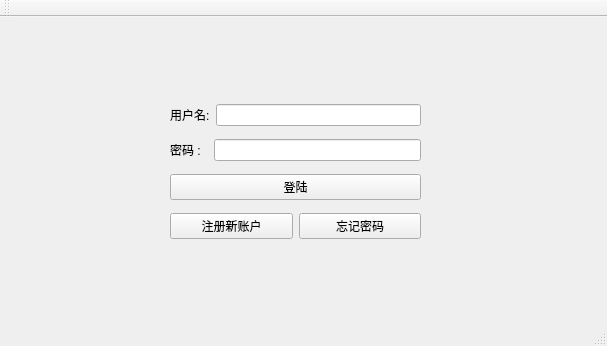
<?xml version="1.0" encoding="UTF-8"?>
<ui version="4.0">
 <class>MainWindow</class>
 <widget class="QMainWindow" name="MainWindow">
  <property name="geometry">
   <rect>
    <x>0</x>
    <y>0</y>
    <width>607</width>
    <height>346</height>
   </rect>
  </property>
  <property name="windowTitle">
   <string>主界面</string>
  </property>
  <widget class="QWidget" name="centralwidget">
   <widget class="QWidget" name="layoutWidget">
    <property name="geometry">
     <rect>
      <x>170</x>
      <y>80</y>
      <width>251</width>
      <height>151</height>
     </rect>
    </property>
    <layout class="QVBoxLayout" name="verticalLayout">
     <item>
      <layout class="QHBoxLayout" name="horizontalLayout">
       <item>
        <widget class="QLabel" name="label">
         <property name="text">
          <string>用户名:</string>
         </property>
         <property name="buddy">
          <cstring>lineEdit</cstring>
         </property>
        </widget>
       </item>
       <item>
        <widget class="QLineEdit" name="lineEdit"/>
       </item>
      </layout>
     </item>
     <item>
      <layout class="QHBoxLayout" name="horizontalLayout_2">
       <item>
        <widget class="QLabel" name="label_2">
         <property name="text">
          <string>密码 :  </string>
         </property>
         <property name="buddy">
          <cstring>lineEdit_2</cstring>
         </property>
        </widget>
       </item>
       <item>
        <widget class="QLineEdit" name="lineEdit_2">
         <property name="echoMode">
          <enum>QLineEdit::PasswordEchoOnEdit</enum>
         </property>
         <property name="clearButtonEnabled">
          <bool>true</bool>
         </property>
        </widget>
       </item>
      </layout>
     </item>
     <item>
      <widget class="QPushButton" name="pushButton_3">
       <property name="text">
        <string>登陆</string>
       </property>
      </widget>
     </item>
     <item>
      <layout class="QHBoxLayout" name="horizontalLayout_3">
       <item>
        <widget class="QPushButton" name="pushButton_2">
         <property name="text">
          <string>注册新账户</string>
         </property>
        </widget>
       </item>
       <item>
        <widget class="QPushButton" name="pushButton">
         <property name="text">
          <string>忘记密码</string>
         </property>
        </widget>
       </item>
      </layout>
     </item>
    </layout>
   </widget>
  </widget>
  <widget class="QStatusBar" name="statusbar"/>
  <widget class="QToolBar" name="toolBar">
   <property name="windowTitle">
    <string>toolBar</string>
   </property>
   <attribute name="toolBarArea">
    <enum>TopToolBarArea</enum>
   </attribute>
   <attribute name="toolBarBreak">
    <bool>false</bool>
   </attribute>
  </widget>
 </widget>
 <resources/>
 <connections>
  <connection>
   <sender>pushButton_3</sender>
   <signal>clicked()</signal>
   <receiver>MainWindow</receiver>
   <slot>ShowContact()</slot>
   <hints>
    <hint type="sourcelabel">
     <x>278</x>
     <y>182</y>
    </hint>
    <hint type="destinationlabel">
     <x>116</x>
     <y>155</y>
    </hint>
   </hints>
  </connection>
  <connection>
   <sender>pushButton_2</sender>
   <signal>clicked()</signal>
   <receiver>MainWindow</receiver>
   <slot>ShowRegister()</slot>
   <hints>
    <hint type="sourcelabel">
     <x>254</x>
     <y>223</y>
    </hint>
    <hint type="destinationlabel">
     <x>111</x>
     <y>271</y>
    </hint>
   </hints>
  </connection>
  <connection>
   <sender>pushButton</sender>
   <signal>clicked()</signal>
   <receiver>MainWindow</receiver>
   <slot>ShowAgain()</slot>
   <hints>
    <hint type="sourcelabel">
     <x>377</x>
     <y>218</y>
    </hint>
    <hint type="destinationlabel">
     <x>483</x>
     <y>267</y>
    </hint>
   </hints>
  </connection>
 </connections>
 <slots>
  <slot>ShowRegister()</slot>
  <slot>ShowContact()</slot>
  <slot>ShowAgain()</slot>
  <slot>slot2()</slot>
 </slots>
</ui>
